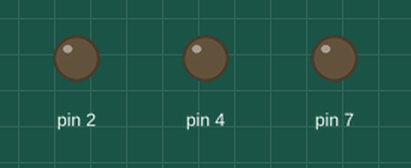
Recording of a sketch running on a simulated Arduino Uno, built with avr-gcc and run on an emulated ATmega328P. Shown: output pins drawn as LEDs (lit = HIGH).

Above: at 1.5 s.
At 3.5 s:
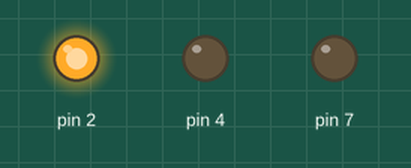
At 4.5 s:
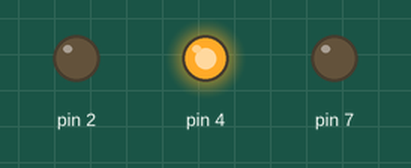
At 5.5 s:
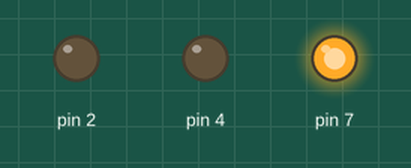
Timing chart, 0 to 7.8 s (numbered marks = the images above):
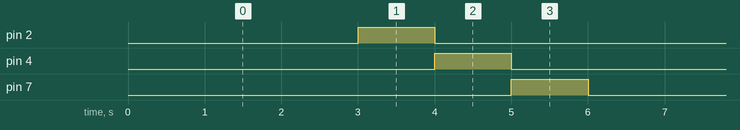

Measured:
- by itself, pin 2, pin 4, pin 7: alternates HIGH for 1.0 s and LOW for 5.0 s
- by itself, everything shown: repeats every 6.0 s, in 4 steps

The sketch:

manualDose.ino
```cpp
void setup(void)
{
  pinMode(2, OUTPUT);
  pinMode(4, OUTPUT);
  pinMode(7, OUTPUT);
  digitalWrite(2, LOW);
  digitalWrite(4, LOW);
  digitalWrite(7, LOW);
}

void loop(void)
{
  delay(3000);

  digitalWrite(2, HIGH);
  delay(1000);
  digitalWrite(2, LOW);
  digitalWrite(4, HIGH);
  delay(1000);
  digitalWrite(4, LOW);
  digitalWrite(7, HIGH);
  delay(1000);
  digitalWrite(7, LOW);
}
```
